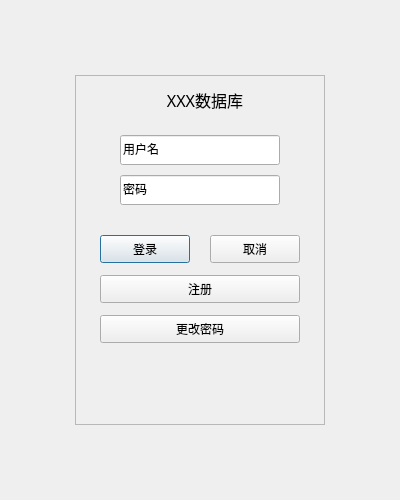
<?xml version="1.0" encoding="UTF-8"?>
<ui version="4.0">
 <class>LoginDialog</class>
 <widget class="QDialog" name="LoginDialog">
  <property name="geometry">
   <rect>
    <x>0</x>
    <y>0</y>
    <width>400</width>
    <height>500</height>
   </rect>
  </property>
  <property name="windowTitle">
   <string>Login</string>
  </property>
  <widget class="QFrame" name="frame">
   <property name="geometry">
    <rect>
     <x>75</x>
     <y>75</y>
     <width>250</width>
     <height>350</height>
    </rect>
   </property>
   <property name="contextMenuPolicy">
    <enum>Qt::DefaultContextMenu</enum>
   </property>
   <property name="frameShape">
    <enum>QFrame::StyledPanel</enum>
   </property>
   <property name="frameShadow">
    <enum>QFrame::Raised</enum>
   </property>
   <widget class="QPushButton" name="Login">
    <property name="geometry">
     <rect>
      <x>25</x>
      <y>160</y>
      <width>90</width>
      <height>28</height>
     </rect>
    </property>
    <property name="text">
     <string>登录</string>
    </property>
    <property name="default">
     <bool>true</bool>
    </property>
   </widget>
   <widget class="QPushButton" name="Register">
    <property name="geometry">
     <rect>
      <x>25</x>
      <y>200</y>
      <width>200</width>
      <height>28</height>
     </rect>
    </property>
    <property name="text">
     <string>注册</string>
    </property>
   </widget>
   <widget class="QPushButton" name="Cancel">
    <property name="geometry">
     <rect>
      <x>135</x>
      <y>160</y>
      <width>90</width>
      <height>28</height>
     </rect>
    </property>
    <property name="text">
     <string>取消</string>
    </property>
   </widget>
   <widget class="QPushButton" name="ChangePassword">
    <property name="geometry">
     <rect>
      <x>25</x>
      <y>240</y>
      <width>200</width>
      <height>28</height>
     </rect>
    </property>
    <property name="text">
     <string>更改密码</string>
    </property>
   </widget>
   <widget class="QLabel" name="Title">
    <property name="geometry">
     <rect>
      <x>70</x>
      <y>10</y>
      <width>120</width>
      <height>30</height>
     </rect>
    </property>
    <property name="font">
     <font>
      <family>等线</family>
      <pointsize>12</pointsize>
     </font>
    </property>
    <property name="layoutDirection">
     <enum>Qt::LeftToRight</enum>
    </property>
    <property name="text">
     <string>XXX数据库</string>
    </property>
    <property name="textFormat">
     <enum>Qt::AutoText</enum>
    </property>
    <property name="alignment">
     <set>Qt::AlignCenter</set>
    </property>
   </widget>
   <widget class="QLineEdit" name="UserName">
    <property name="geometry">
     <rect>
      <x>45</x>
      <y>60</y>
      <width>160</width>
      <height>30</height>
     </rect>
    </property>
    <property name="font">
     <font>
      <family>宋体</family>
     </font>
    </property>
    <property name="autoFillBackground">
     <bool>false</bool>
    </property>
    <property name="text">
     <string>用户名</string>
    </property>
   </widget>
   <widget class="QLineEdit" name="Password">
    <property name="geometry">
     <rect>
      <x>45</x>
      <y>100</y>
      <width>160</width>
      <height>30</height>
     </rect>
    </property>
    <property name="font">
     <font>
      <family>宋体</family>
     </font>
    </property>
    <property name="autoFillBackground">
     <bool>false</bool>
    </property>
    <property name="text">
     <string>密码</string>
    </property>
   </widget>
  </widget>
 </widget>
 <tabstops>
  <tabstop>UserName</tabstop>
  <tabstop>Password</tabstop>
  <tabstop>Login</tabstop>
  <tabstop>Cancel</tabstop>
  <tabstop>Register</tabstop>
  <tabstop>ChangePassword</tabstop>
 </tabstops>
 <resources/>
 <connections>
  <connection>
   <sender>Login</sender>
   <signal>clicked()</signal>
   <receiver>LoginDialog</receiver>
   <slot>login()</slot>
   <hints>
    <hint type="sourcelabel">
     <x>144</x>
     <y>248</y>
    </hint>
    <hint type="destinationlabel">
     <x>104</x>
     <y>48</y>
    </hint>
   </hints>
  </connection>
  <connection>
   <sender>Cancel</sender>
   <signal>clicked()</signal>
   <receiver>LoginDialog</receiver>
   <slot>reject()</slot>
   <hints>
    <hint type="sourcelabel">
     <x>239</x>
     <y>248</y>
    </hint>
    <hint type="destinationlabel">
     <x>300</x>
     <y>41</y>
    </hint>
   </hints>
  </connection>
  <connection>
   <sender>Register</sender>
   <signal>clicked()</signal>
   <receiver>LoginDialog</receiver>
   <slot>register()</slot>
   <hints>
    <hint type="sourcelabel">
     <x>193</x>
     <y>286</y>
    </hint>
    <hint type="destinationlabel">
     <x>110</x>
     <y>467</y>
    </hint>
   </hints>
  </connection>
  <connection>
   <sender>ChangePassword</sender>
   <signal>clicked()</signal>
   <receiver>LoginDialog</receiver>
   <slot>changePassword()</slot>
   <hints>
    <hint type="sourcelabel">
     <x>224</x>
     <y>326</y>
    </hint>
    <hint type="destinationlabel">
     <x>275</x>
     <y>467</y>
    </hint>
   </hints>
  </connection>
 </connections>
 <slots>
  <slot>login()</slot>
  <slot>register()</slot>
  <slot>changePassword()</slot>
 </slots>
</ui>
